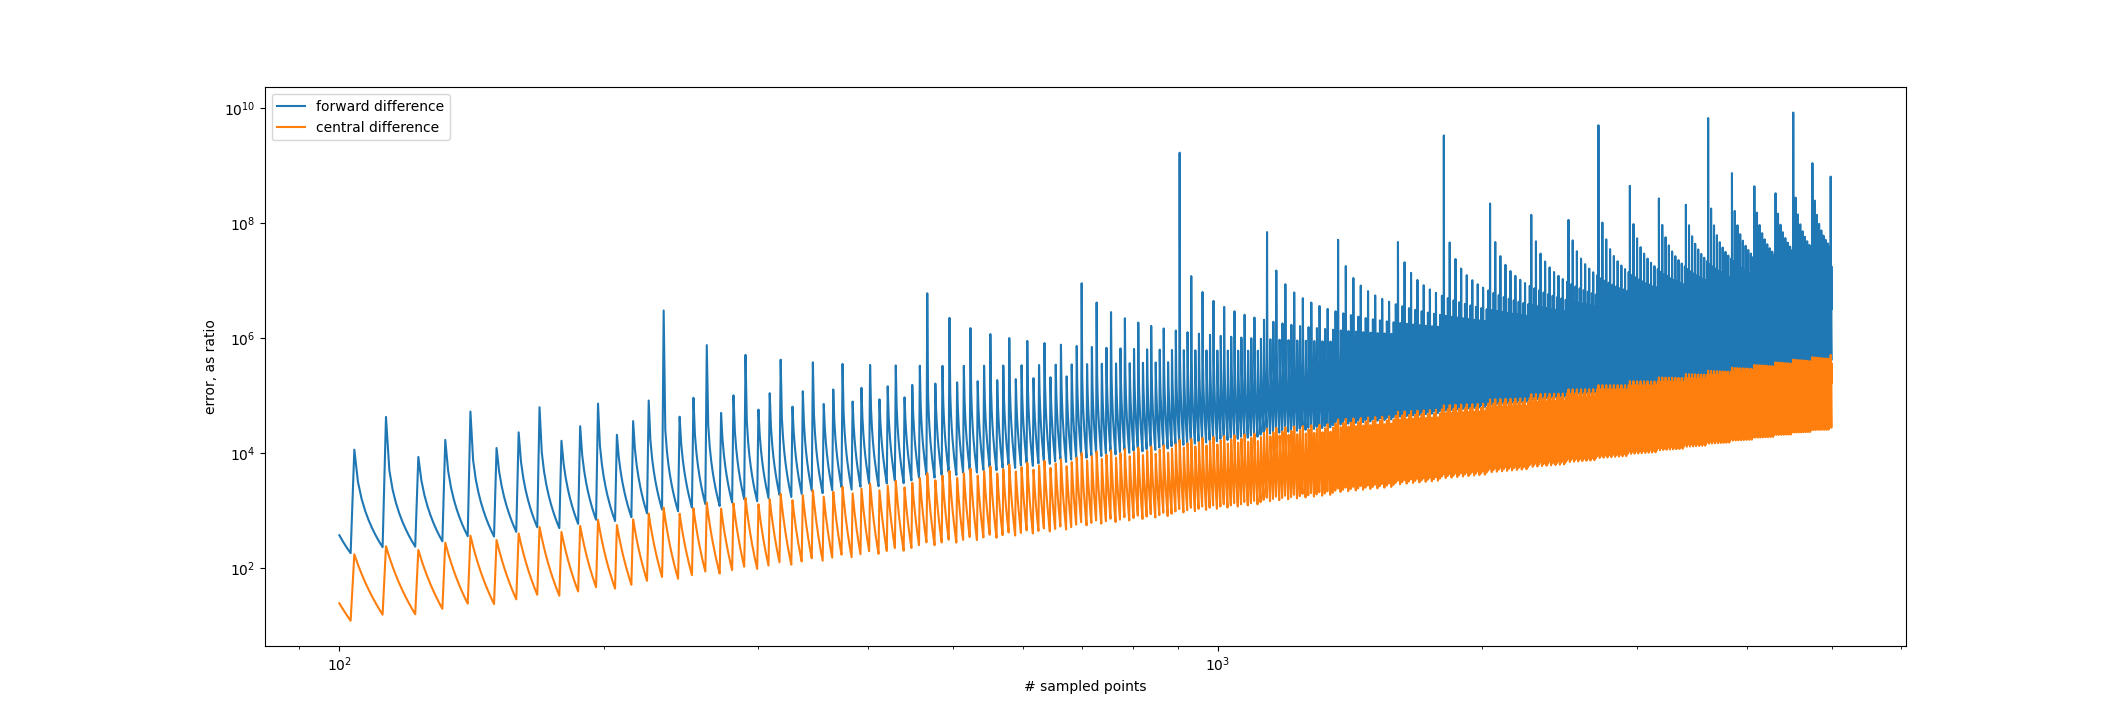

The script that drew this image:
import numpy as np
import matplotlib.pyplot as plt

def f(x):
    return np.tan(x)
def fprime(x):
    b = 1/np.cos(x)
    return b*b

def forward_difference_err(xi,xpdx):
    #lowest order approx
    # (f(x+deltax) - f(x))/deltax
    numer_val = (f(xpdx)-f(xi)) / (xpdx-xi)
    analytic_val = fprime(xi)
    return abs((analytic_val-numer_val))/analytic_val

def central_difference_err(xi,xpdx):
    #lowest order approx
    # (f(x+deltax/2) - f(x-deltax/2))/deltax
    dx = (xpdx-xi)/2
    numer_val = (f(xi+dx)-f(xi-dx)) / (2*dx)
    analytic_val = fprime(xi)
    return abs(analytic_val-numer_val)/analytic_val

def benchmark(n):
    low, high = (-2,2)
    ivl = lambda l, h: np.linspace( l, h,  int(n*(h-l)/(high-low)) ) 
    lsps = [ivl(low, -np.pi/2-0.1), ivl(-np.pi/2 + 0.1, np.pi/2 - 0.1), ivl(np.pi/2+0.1, high)]
    maxfderr = -1
    maxcderr = -1
    for lsp in lsps:
        xi = -1000
        for xpdx in lsp:
            if xi < low: #skip first
                xi = xpdx
                continue
            maxfderr = max(forward_difference_err(xi,xpdx),maxfderr)
            maxcderr = max(central_difference_err(xi,xpdx),maxcderr)

            xi = xpdx

    return maxfderr,maxcderr

def main():
    nn = np.array(range(100,1000))
    fderrs = []
    cderrs = [] 
    for n in nn:
        print(n)
        fde,cde = benchmark(n)
        fderrs += [fde]
        cderrs += [cde]
    plt.plot(nn, fderrs, label="forward difference")
    plt.plot(nn,cderrs, label="central difference")
    plt.ylabel("error, as ratio")
    plt.xlabel("# sampled points")
    plt.xscale("log")
    plt.yscale("log")
    plt.legend()
    plt.show() #shows that the fd converges linearly while cd converges quadratically



if __name__ == "__main__":
    main()
